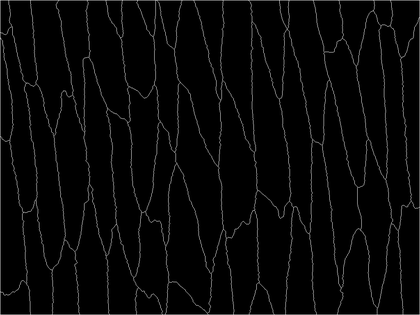
%> input picture handCorrection.tif, 420 x 315 px, shrunk from 1024 x 768 before the run; its folder holds 2 pictures in this run
$ octave Object_Border_Proximity_Arf1GFP_punctae.m   (GNU Octave 9; MATLAB toolbox functions it lacks are replaced by stand-ins)
%> lines starting %> are read from the running program, lines starting %| are printed output that depends on the picture


close all; clear variables; clc

%% Setting and creating directories
% This script automatically determines the centroid positions of objects
% To enable ther choice between manual or automatic centroid collection of objects,
% uncommment lines 122, 143, 149-162
% and the objects filke is binary, after a previous thresholding step

currdir = pwd;
addpath(pwd);
filedir = uigetdir();
%> the answer given: .
cd(filedir);
filedir_file = dir('*.oib');

% contains information on the cell borders
borders = [filedir, '/borders/'];
cd(borders)

% binary_tifs folder contains the binary image files of the objects
files_tifs = [filedir, '/binary_tifs'];
cd(files_tifs)
object_files = dir('*.tif');

% creating main result directory
if exist([filedir, '/analysis'],'dir') == 0
    mkdir(filedir,'/analysis');
end
analysis_folder = [filedir, '/analysis'];

%% counter for objects analysed
no_analysed_images = 0;
no_analysed_cells = 0;
no_analysed_objects = 0;
all_dist = 0;
rel_distances = [];
rel_distances_nnz = [];

% rel_distances = zeros(N, 1);

total_no = [];

%% Obtain border imformation from 'handCorrection.tif' file generated by TissueAnalyzer

for kk = 1:numel(object_files)
    cd(borders)
    bd_dir = [borders, '/', num2str(kk)];
    cd(bd_dir)
    I=imread('handCorrection.tif');
%> I is the input picture: size 315x420x3 uint8; min 0, max 178, mean 7.3
    I=imbinarize(rgb2gray(I),0);
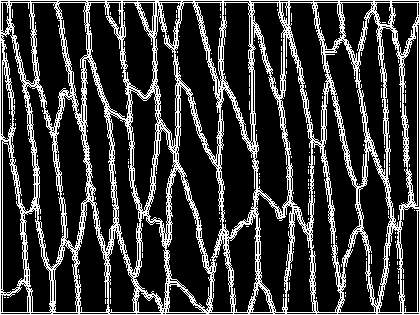
%> I: size 315x420 logical; 21.8% white in thin lines or dots
    I(:,1) = 0;
    I(:,end) = 0;
    I(1,:) = 0;
    I(end,:) = 0;
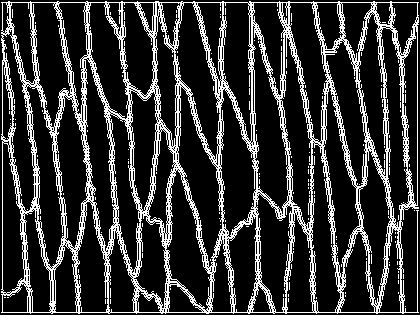
%> I: size 315x420 logical; 20.7% white in thin lines or dots
    [im_x, im_y] = size(I);
%> im_x = 315; im_y = 420
%> (the run ends here)
